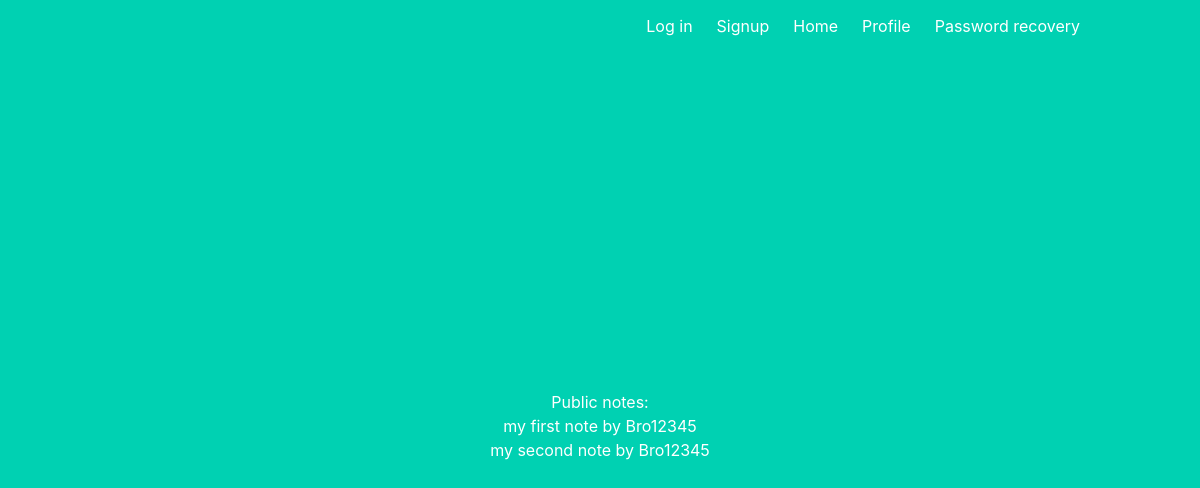
The page /home on the database its author committed.
### tables this page shows
CREATE TABLE notes (id INTEGER PRIMARY KEY, username VARCHAR(32), title VARCHAR(32), public BINARY, note VARCHAR(256), password VARCHAR(128));

### app.py (the view)
@app.route("/home", methods=["GET"])
def home():
    logout_user()
    ip = request.remote_addr
    if ip in ip_ban_list:
        abort(403)
    db = sqlite3.connect(DATABASE)
    sql = db.cursor()
    cmd = "SELECT id, title, username FROM notes WHERE public == 1"
    sql.execute(cmd)
    notes = sql.fetchall()
    return render_template("home.html", notes=notes)

### app.py (called while the page is built, shortened)
@login_manager.user_loader
def user_loader(username):
    if username is None:
        return None

@login_manager.request_loader
def request_loader(request):
    username = request.form.get('username')
    user = user_loader(username)
    return user

### templates/home.html
{% extends "base.html" %}
{% block content %}
{% if notes|length > 0 %}
<h1> Public notes: </h1>
<ul>
{% for note in notes %}
  <li><a href="{{ url_for('home') }}/{{note.0}}"> {{ note.1 }} by {{ note.2 }}</a></li>
{% endfor %}
</ul>
{% endif %}
{% endblock %}

### rows shown on the page
notes: title "my first note", username "Bro12345"
notes: title "my second note", username "Bro12345"
